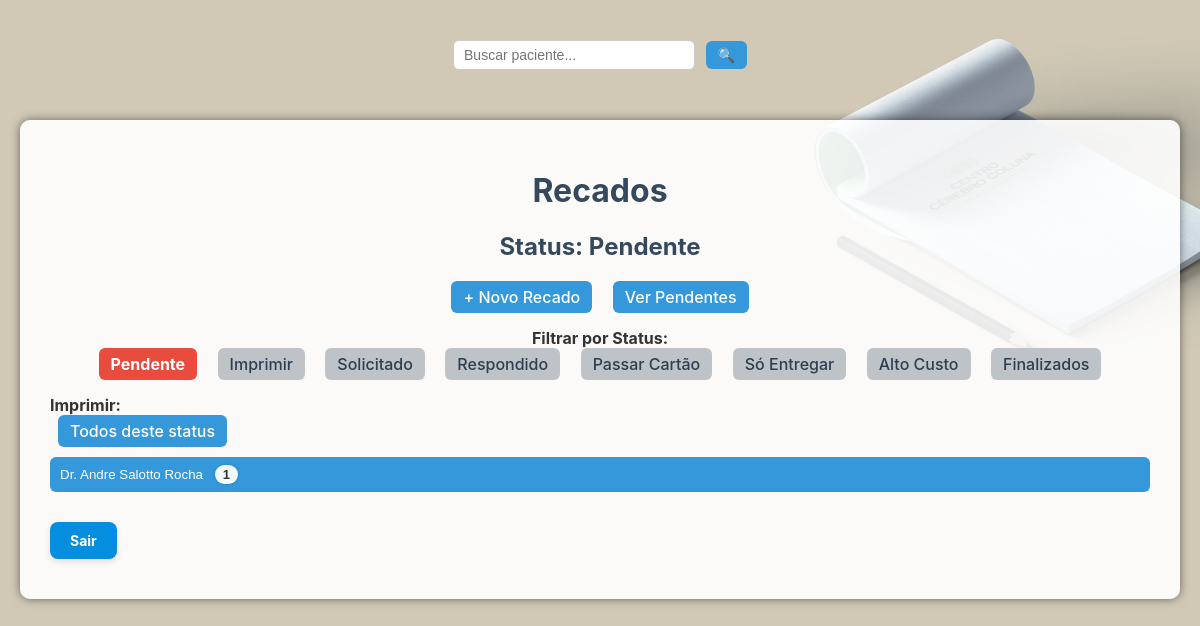
/listar (signed in), run on the app's committed database.
### tables this page shows
CREATE TABLE recados (
            id INTEGER PRIMARY KEY AUTOINCREMENT,
            medico TEXT NOT NULL,
            prioridade TEXT NOT NULL,
            nome_paciente TEXT NOT NULL,
            data_nascimento TEXT NOT NULL,
            telefone TEXT NOT NULL,
            convenio TEXT,
            descricao TEXT,
            status TEXT DEFAULT 'pendente',
            usuario TEXT NOT NULL,
            data_cadastro TEXT NOT NULL
        , finalizado_por TEXT);

### app.py (the view)
@app.route('/listar')
@login_requerido(['responsavel'])
def listar():
    status = request.args.get('status', 'pendente')
    busca = request.args.get('busca', '').strip()
    conexao = conectar_banco()
    cursor = conexao.cursor()
    if busca:
        cursor.execute(
            'SELECT * FROM recados WHERE status = ? AND nome_paciente LIKE ? ORDER BY medico, prioridade',
            (status, f'%{busca}%')
        )
    else:
        cursor.execute(
            'SELECT * FROM recados WHERE status = ? ORDER BY medico, data_cadastro',
            (status,)
        )
    recados = cursor.fetchall()
    conexao.close()
    recados_por_medico = {}
    for recado in recados:
        medico = recado['medico']
        print(f"[DEBUG] Médico no banco: '{medico}'")
        if medico not in recados_por_medico:
            recados_por_medico[medico] = []
        recados_por_medico[medico].append(recado)
    quantidades_por_medico = {
    medico: len(recados) for medico, recados in recados_por_medico.items()}
    cores_por_medico = {
    "Dr. Andre Salotto Rocha": "#3498db",
    "Dr. Fabiano Morais Nogueira": "#1abc9c",
    "Dr. Mario Jose Goes": "#3fdf0e",
    "Dr. Dionei Freitas de Morais": "#e67e22",
    "Dr. Felipe Oliveira Rodrigues": "#f546dd",
    "Dra. Raysa Moreira Aprigio": "#8e44ad",
    "Dr. Eduardo Carlos da Silva": "#e74c3c",
    "Dr. Lucas Crociati Meguins": "#16a085",
    "Dr. Sergio Luiz Ramin": "#f39c12",
    "Dr. Carlos Rocha": "#2c3e50",
    "Dr. Luis Fernando": "#141414",
    "Dr. Linoel Curado Valsechi": "#c0392b",
    "Dr. Ricardo Lourenço Caramanti": "#2980b9",
    "Dr. Alexandre Laranjeira Junior": "#27ae60",
    "Dr. Caique Alberto Dosualdo": "#d35400",
    "Dr. Demosthenes Santana": "#34495e",
    "Dr. Matheus Laurenti": "#0ef8c9"
}
    return render_template(
        'listar.html',
        recados_por_medico=recados_por_medico,
        status=status,
        cores=cores_por_medico,
        quantidades_por_medico=quantidades_por_medico
    )

### app.py (called while the page is built)
def login_requerido(perfis_permitidos):
    def decorador(func):
        @wraps(func)
        def wrapper(*args, **kwargs):
            if 'usuario' not in session or session.get('perfil') not in perfis_permitidos:
                flash("Faça login para acessar essa página.", "warning")
                return redirect(url_for('login'))
            return func(*args, **kwargs)
        return wrapper
    return decorador

def conectar_banco():
    conexao = sqlite3.connect('recados.db')
    conexao.row_factory = sqlite3.Row
    return conexao

@app.template_filter('format_data')
def formatar_data_br(data_str):
    try:
        data_obj = datetime.strptime(data_str, '%Y-%m-%d %H:%M:%S')
        return data_obj.strftime('%d/%m/%Y')
    except:
        return data_str  # fallback caso a string esteja mal formatada

### templates/listar.html (shortened to what this page needs)
<!DOCTYPE html>
<html lang="pt-br">
  <head>
        <link rel="stylesheet" href="{{ url_for('static', filename='css/listar.css') }}">
    </head>
  <body class="fundo">
        <form action="{{ url_for('listar') }}" method="get" class="campo-busca">
            <input type="text" name="busca" placeholder="Buscar paciente..." value="{{ request.args.get('busca', '') }}">
            <button type="submit">🔍</button>
        </form>
        <div class="container">
        <h1>Recados</h1>
        <h2>Status: {{ status.replace('_', ' ')|capitalize }}</h2>
        <div class="menu">
            <a href="{{ url_for('cadastro_recado') }}">+ Novo Recado</a>
            <a href="{{ url_for('listar', status='pendente') }}">Ver Pendentes</a>
        </div>
        <div class="status-filtro">
            <strong>Filtrar por Status:</strong><br />
            <a href="{{ url_for('listar', status='pendente') }}"class="{% if status == 'pendente' %}ativo pendente{% endif %}">Pendente</a>
            <a href="{{ url_for('listar', status='imprimir') }}"class="{% if status == 'imprimir' %}ativo imprimir{% endif %}">Imprimir</a>
            <a href="{{ url_for('listar', status='solicitado_ao_medico') }}"class="{% if status == 'solicitado_ao_medico' %}ativo solicitado_ao_medico{% endif %}">Solicitado</a>
            <a href="{{ url_for('listar', status='respondido') }}"class="{% if status == 'respondido' %}ativo respondido{% endif %}">Respondido</a>
            <a href="{{ url_for('listar', status='passar_cartao') }}"class="{% if status == 'passar_cartao' %}ativo passar_cartao{% endif %}">Passar Cartão</a>
            <a href="{{ url_for('listar', status='so_entregar') }}"class="{% if status == 'so_entregar' %}ativo so_entregar{% endif %}" >Só Entregar</a>
            <a href="{{ url_for('listar', status='alto_custo') }}"class="{% if status == 'alto_custo' %}ativo alto_custo{% endif %}" >Alto Custo</a>
            <a href="{{ url_for('listar', status='finalizado') }}" class="{% if status == 'finalizado' %}ativo finalizado{% endif %}">Finalizados</a>
        </div>
        <div class="imprimir-bloco">
            <strong>Imprimir:</strong><br />
            <a
            href="{{ url_for('imprimir', status=status) }}"
            target="_blank"
            class="btn-imprimir-status {{ status }}"
            >Todos deste status</a
            >
        </div>
        {% for medico, recados_medico in recados_por_medico.items() %}
            <button class="accordion" style="background-color: {{ cores.get(medico, '#3498db') }}">
                {{ medico }} <span class="badge-contador">{{ quantidades_por_medico[medico] }}</span>
            </button>
        {% endfor %}
        <div class="footer-links">
            <a href="{{ url_for('logout') }}" class="btn-sair">Sair</a>
        </div>
        </div>
  </body>
</html>

### static/css/listar.css (style rules this page uses)
body { font-family: "Inter", sans-serif; background-color: #f4f6f8; margin: 0; padding: 20px; color: #333; }
body.fundo { background: url("/static/Fundo_typeform.jpg") no-repeat center center fixed; background-size: cover; }
.container { background-color: rgba( 255, 255, 255, 0.9 ); max-width: 95%; margin: 50px auto; padding: 30px; border-radius: 10px; box-shadow: 0 0 10px rgba(0, 0, 0, 0.5); }
h1 { text-align: center; color: #34495e; }
h2 { text-align: center; color: #34495e; }
.menu, .status-filtro, .imprimir { text-align: center; margin: 15px 0; }
.menu a, .imprimir a { margin: 0 8px; padding: 6px 12px; color: #fff; background-color: #3498db; text-decoration: none; border-radius: 6px; display: inline-block; font-weight: 500; transition: background-color 0.3s; }
.status-filtro a { margin: 0 8px; padding: 6px 12px; text-decoration: none; border-radius: 6px; display: inline-block; font-weight: 500; background-color: #bdc3c7; color: #2c3e50; transition: background-color 0.3s; }
.status-filtro a.ativo.pendente { background-color: #e74c3c; }
.imprimir-bloco a { margin: 0 8px; padding: 6px 12px; color: #fff; background-color: #3498db; text-decoration: none; border-radius: 6px; display: inline-block; font-weight: 500; transition: background-color 0.3s; }
.pendente { background-color: #e74c3c; }
.accordion { background-color: #3498db; color: white; cursor: pointer; padding: 10px; width: 100%; border: none; text-align: left; outline: none; transition: background-color 0.3s ease; margin-top: 10px; border-radius: 6px; font-weight: 500; }
.btn-imprimir-status { padding: 6px 12px; color: white; text-decoration: none; border-radius: 6px; font-weight: bold; margin: 8px; display: inline-block; }
.status-filtro a.ativo { font-weight: bold; color: white; border-radius: 6px; padding: 6px 12px; text-decoration: none; }
.campo-busca { text-align: center; margin: 20px 0; }
.campo-busca input[type="text"] { padding: 6px 10px; width: 220px; border: 1px solid #ccc; border-radius: 6px; font-size: 14px; }
.campo-busca button { padding: 6px 12px; background-color: #3498db; color: white; border: none; border-radius: 6px; margin-left: 6px; cursor: pointer; font-size: 14px; }
.badge-contador { background-color: rgba(255, 255, 255, 0.95); color: #333; padding: 2px 8px; margin-left: 8px; border-radius: 12px; font-size: 13px; font-weight: bold; box-shadow: 0 0 3px rgba(0, 0, 0, 0.2); }
.btn-sair { display: inline-block; margin: 30px auto 10px; padding: 10px 20px; font-size: 14px; font-weight: bold; color: white; background-color: #048edd; border: none; border-radius: 8px; text-decoration: none; transition: background-color 0.3s ease; box-shadow: 0 3px 6px rgba(0, 0, 0, 0.1); }

### data on the page
recados: replace "Pendente", medico "Dr. Andre Salotto Rocha", medico "1"
